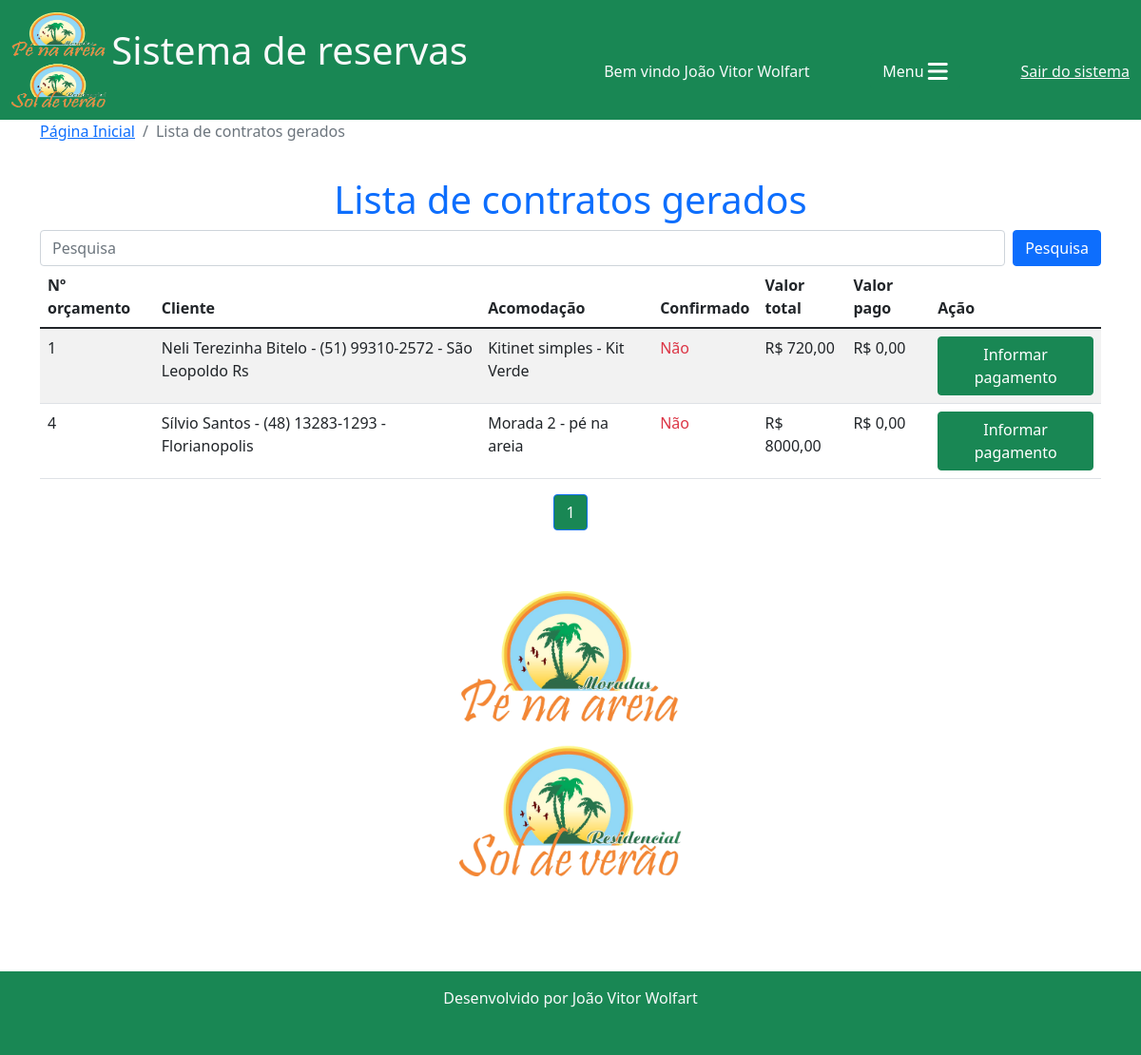
Screenshot of /reservas/lista_confirmar_orcamento/ (signed in) with the database file from the repository.
### reservas/models.py (models this page shows, shortened)
class Orcamento(models.Model):
    cliente = models.ForeignKey(Cliente, on_delete=models.CASCADE)
    acomodacao = models.ForeignKey(Acomodacao, on_delete=models.CASCADE)
    data_entrada = models.DateField()
    dia_entrada = models.CharField(max_length=20)
    checkin = models.CharField(max_length=100)
    data_saida = models.DateField()
    dia_saida = models.CharField(max_length=20)
    checkout = models.CharField(max_length=100)
    data_orcamento = models.DateField(default=timezone.now)
    n_ocupantes = models.IntegerField(default=0)
    obs_n_ocupantes = models.CharField(max_length=150, blank=True, null=True)
    n_dias = models.IntegerField()
    valor_diaria = models.DecimalField(default=0, max_digits=7, decimal_places=2)
    taxa_limpeza = models.DecimalField(default=0, max_digits=6, decimal_places=2)
    descontos = models.DecimalField(default=0, max_digits=7, decimal_places=2)
    acrescimos = models.DecimalField(default=0, max_digits=7, decimal_places=2)
    valor_pacote = models.DecimalField(default=0, max_digits=7, decimal_places=2)
    dias_pacote = models.IntegerField(default=0)
    diaria_cheia = models.BooleanField(default=False)
    periodo = models.CharField(max_length=100)
    modificado = models.BooleanField(default=False)
    obs_modificacao = models.CharField(max_length=200, blank=True, null=True)
    eliminado = models.BooleanField(default=False)
    status = models.CharField(max_length=20, choices=(("em digitação", "em digitação"), ("digitação concluída", "digitação concluída"), ("orçamento gerado", "orçamento gerado"), ("contrato gerado", "contrato gerado"),))
    total_valor_reserva = models.DecimalField(default=0, max_digits=7, decimal_places=2)
    confirmado = models.BooleanField(default=False)
    valor_pago = models.DecimalField(default=0, max_digits=7, decimal_places=2)

class Cliente(models.Model):
    nome = models.CharField(max_length=30)
    telefone = models.CharField(max_length=20, blank=True, null=True)
    obs = models.CharField(max_length=100)
    dados_adicionais = models.BooleanField(default=False)
    def __str__(self):
        return f"{self.nome} - {self.telefone} - {self.obs}"

class Acomodacao(models.Model):
    nome = models.CharField(max_length=50)
    empreendimento = models.ForeignKey(Empreendimento, on_delete=models.DO_NOTHING)
    tipo = models.CharField(max_length=15)
    quartos = models.IntegerField(blank=True, null=True)
    valor_base = models.DecimalField(max_digits=10, decimal_places=2, blank=True, null=True)
    descricao = models.TextField()
    limite_ideal = models.IntegerField(blank=True, null=True)
    limite_adicional = models.IntegerField(blank=True, null=True)
    aceita_pet = models.BooleanField(default=False)
    def __str__(self):
        return f"{self.nome}"

### reservas/views.py (the view)
# urls.py: path('lista_confirmar_orcamento/', views.lista_confirmar_orcamento, name="lista_confirmar_orcamento"),
@login_required(login_url="login")
def lista_confirmar_orcamento(request):
    termo_cliente = request.GET.get("termo_cliente")
    if termo_cliente:
        termo_cliente = termo_cliente.strip()
        orcamentos = Orcamento.objects.all().filter(
            Q(cliente__nome__icontains=termo_cliente) | Q(cliente__telefone__icontains=termo_cliente) | Q(cliente__obs__icontains=termo_cliente) | Q(acomodacao__nome__icontains=termo_cliente), status="contrato gerado"
        ).exclude(
            eliminado=True
        ).order_by("-id")
    else:
        orcamentos = Orcamento.objects.all().filter(
        status="contrato gerado"
        ).exclude(
            eliminado=True
        )
    if len(orcamentos) == 0:
        messages.add_message(request, messages.WARNING, f"Nenhum orçamento encontrado com o termo {termo_cliente}")
    paginator = Paginator(orcamentos, 10)
    page = request.GET.get('p')
    orcamentos = paginator.get_page(page)
    return render(request, "lista_confirmar_orcamento.html", {"orcamentos": orcamentos})

### reservas/templates/lista_confirmar_orcamento.html (shortened to what this page needs)
{% extends 'base.html'%}
{% load static %}
{% block 'conteudo'%}
<nav aria-label="breadcrumb">
  <ol class="breadcrumb">
    <li class="breadcrumb-item"><a href="{% url 'home'%}">Página Inicial</a></li>
    <li class="breadcrumb-item active" aria-current="page">Lista de contratos gerados</li>
  </ol>
</nav>
<h1 style="padding-top: 20px;" class="text-center text-primary">Lista de contratos gerados</h1>
<div class="col-12">
    <form class="d-flex" action="">
        <input class="form-control me-2" type="search" placeholder="Pesquisa" aria-label="Search" name="termo_cliente">
        <button class="btn btn-primary" type="submit">Pesquisa</button>
    </form>
    <div class="col-12 table-responsive">
        <table class="table table-striped table-hover">
          <thead>
            <tr>
              <th scope="col">Nº orçamento</th>
              <th scope="col">Cliente</th>
              <th scope="col">Acomodação</th>
              <th scope="col">Confirmado</th>
              <th scope="col">Valor total</th>
              <th scope="col">Valor pago</th>
              <th scope="col">Ação</th>
            </tr>
          </thead>
          <tbody>
            {% for o in orcamentos %}
            <tr>
                <td>{{o.id}}</td>
                <td class="">{{o.cliente}}</td>
                <td class="">{{o.acomodacao}}</td>
                {% if o.confirmado %}
                <td class="text-success">Sim</td>
                {% else %}
                <td class="text-danger">Não</td>
                {% endif %}
                <td class="">R$ {{o.total_valor_reserva}}</td>
                <td class="">R$ {{o.valor_pago}}</td>
                <td class=""><a href="" class="btn btn-success">Informar pagamento</a></td>
            </tr>
            {% endfor %}
          </tbody>
        </table>
</div>
</div>
<nav aria-label="Page navigation example">
    <ul class="pagination justify-content-center">
      {%for pagina in orcamentos.paginator.page_range%}
      {%if orcamentos.number == pagina%}
        <li class="page-item active"><a class="page-link bg-success" href="?p={{pagina}}&termo_cliente={{termo_cliente}}">{{pagina}}</a></li>
      {% elif orcamentos.number > pagina|add:'-3'  and orcamentos.number < pagina|add:'3'%}
        <li class="page-item"><a class="page-link" href="?p={{pagina}}&termo_cliente={{termo_cliente}}">{{pagina}}</a></li>
      {%endif%}
      {%endfor%}
    </ul>
  </nav>
<div class="row">
    <div style="height: 400px; text-align: center;">
      <img src="{% static 'img/logo1.png'%}" alt="" class="image-fluid mt-5" style="height: 300px; margin: 0 auto;">
    </div>
</div>
{% endblock %}

### templates/base.html (shortened to what this page needs)
{% load static %}
<!DOCTYPE html>
<html lang="pt-br">
<head>
    <link href="https://cdn.jsdelivr.net/npm/bootstrap@5.1.3/dist/css/bootstrap.min.css" rel="stylesheet">
    <link rel="stylesheet" href="{% static 'css/estilo.css'%}">
</head>
<body>
    <nav class="navbar navbar-light bg-success">
        <div class="container-fluid">
          <a class="navbar-brand text-light" href="{% url 'home'%}">
            <img src="{% static 'img/logo1.png'%}" width="100" height="100" class="d-inline-block align-text-middle">
            <span class="fs-1">Sistema de reservas</span>
          </a>
          {% if user.first_name != ''%}
          <span class="text-light mt-4">Bem vindo {{user.first_name}} {{user.last_name}}</span>
          {% else %}
          <span class="text-light mt-4">Bem vindo usuário {{user}}</span>
          {% endif %}
          <button class="btn btn-success text-end mt-4" type="button" data-bs-toggle="offcanvas" data-bs-target="#offcanvasScrolling" aria-controls="offcanvasScrolling">Menu <i class="fa fa-bars fa-xl"></i></button>
          {% if user.is_authenticated %}
          <a href="{% url 'logout' %}" class="text-light mt-4">Sair do sistema</a>
          {% else %}
          <a href="" class="text-light mt-4">Faça seu login</a>
          {% endif %}
        </div>
    </nav>
      <div class="container">
       {% block 'conteudo'%}
       {% endblock %}
      </div>
    <footer class="text-center text-light bg-success mt-5 pb-3">
        <p class="py-3">Desenvolvido por João Vitor Wolfart</p>
    </footer>
</body>
</html>

### rows the page displays
Orcamento: id "1", cliente "Neli Terezinha Bitelo - (51) 99310-2572 - São Leopoldo Rs", acomodacao "Kitinet simples - Kit Verde", confirmado "Não", total_valor_reserva "720,00", valor_pago "0,00"
Orcamento: id "4", cliente "Sílvio Santos - (48) 13283-1293 - Florianopolis", acomodacao "Morada 2 - pé na areia", confirmado "Não", total_valor_reserva "8000,00", valor_pago "0,00"

### other values shown
{{ user.first_name }} "João Vitor"
{{ user.last_name }} "Wolfart"
{{ pagina }} "1"
